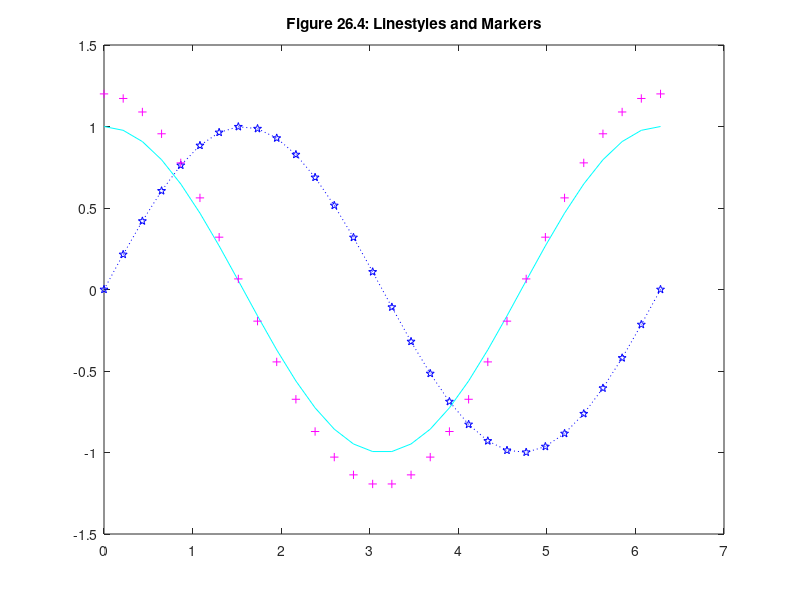

Write MATLAB code to recreate this figure.
% mm2604.m
x = linspace(0,2*pi,30);
y = sin(x);
z = cos(x);
plot(x,y,'b:p',x,z,'c-',x,1.2*z,'m+')
title('Figure 26.4: Linestyles and Markers')
